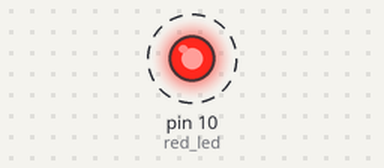
Recording of a sketch running on a simulated Arduino Uno, built with avr-gcc and run on an emulated ATmega328P. Parts: output pins drawn as LEDs (lit = HIGH). Dashed ring = blinking. What the sketch prints to the serial monitor is not drawn. At 6.0 s the program stops and its outputs stay as they are.

Above: at 0.5 s.
Timing chart, 0 to 4.6 s (numbered marks = the images above):
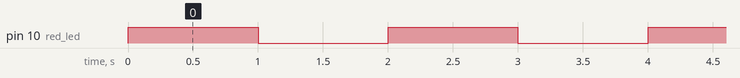

The sketch:

LED_Intro.ino
```cpp
// forever while loop with serial monitor

int red_led = 10;
int count = 1;

void setup()
{
  pinMode(red_led, OUTPUT);
  Serial.begin(9600);
}

void loop()
{
  digitalWrite(red_led, HIGH);
  delay(1000); // Wait for 1000 millisecond(s)
  digitalWrite(red_led, LOW);
  delay(1000); // Wait for 1000 millisecond(s)
  count++;
  Serial.print("Count: ");
  Serial.println(count);
  if(count == 4)
  {
    digitalWrite(red_led,LOW);
    while(true)
    {}
  }
}
```

Measured:
- by itself, pin 10 (red_led): alternates HIGH for 1.0 s and LOW for 1.0 s, 6 changes in all, then stays LOW
